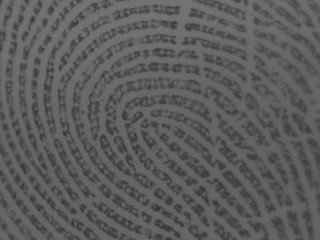
#> input picture algorithm/Fingerprints/1.bmp, 320 x 240 px, found by its file name; its folder holds only this picture in this run
$ jupyter execute --allow-errors poincare.ipynb
#> lines starting #> are read from the running program, lines starting #| are printed output that depends on the picture; after the words box and inside, x2 and y2 are one past the last pixel; in counts of white or black regions, pixels touching at a corner belong together
#> in poincare_indices, img is the input picture: shape (240, 320); min 52, max 122, mean 92
[cell 1]
import cv2
from cv2 import imshow as cv2_imshow
import numpy
import math
import numpy as np
import matplotlib.pyplot as plt
import torchvision
import os

[cell 2]
def otsu(img):
  img = np.array(img)
  pxls = img.flatten()
  img_dict = {}
  for i in sorted(pxls):
    if i not in img_dict:
      img_dict[i] = 1
    else:
      img_dict[i] +=1
#> this loop made 76800 passes
#> i on passes 1 to 3: 52, 53, 54
#> after the loop, img_dict = 71 items

  N = 0
  for i in img_dict.values():
    N += i
#> this loop made 71 passes
#> (i, N) on passes 3 to 14: (6, 8), (13, 21), (18, 39), (35, 74), (50, 124), (92, 216), (116, 332), (150, 482), (247, 729), (277, 1006), (362, 1368), (466, 1834)
#> N on passes 1 to 2: 1, 2
#> after the loop, N = 76800
  density = {}
  for i in img_dict.keys():
    density[i] = img_dict[i]/N
#> this loop made 71 passes
#> after the loop, density = 71 items
  mean_l = {}
  weight_l = {}
  sum = 0
  w = 0
  for i in range(len(density)):
    w += density[list(density.keys())[i]]

    weight_l[list(density.keys())[i]] = w
    sum += density[list(density.keys())[i]] * np.sum(pxls)
    numer = 0
    for j in range(i + 1):
      numer += density[list(density.keys())[j]]* np.sum(pxls) * list(density.keys())[j]
    mean_l[list(density.keys())[i]] = numer/sum
#> this loop made 71 passes
#> (w, sum) on passes 1 to 12: (1.3e-05, 92.05), (2.6e-05, 184.1), (0.000104, 736.4), (0.000273, 1933), (0.000508, 3589.8), (0.000964, 6811.4), (0.00161, 11413.7), (0.00281, 19882), (0.00432, 30559.4), (0.00628, 44366.3), (0.00949, 67101.7), (0.0131, 92598.6)
#> after the loop, mean_l = 71 items; sum = 7069155; w = 1; weight_l = 71 items
  mean_r = {}
  dens_l = [(i, density[i]) for i in density]
#> dens_l = 71 pairs, first value 52 to 122, second value 1.3e-05 to 0.0455
  for i in range(len(dens_l)):
    numer = 0
    sum = 0
    if(i < len(dens_l) - 1):
      for j in range(i + 1, len(dens_l)):
        numer += dens_l[j][0]*dens_l[j][1]*np.sum(pxls)
        sum += dens_l[j][1]*np.sum(pxls)
    if(dens_l[i][0] != dens_l[len(dens_l)-1][0]):
      mean_r[dens_l[i][0]] = numer/sum
    else:
      mean_r[dens_l[i][0]] = 0
#> this loop made 71 passes
#> after the loop, mean_r = 71 items
  vars = {}
  for i in mean_l:
    var = (w-weight_l[i])*weight_l[i]*((mean_l[i] - mean_r[i])**2)
    vars[i] = var
#> this loop made 71 passes
#> var on passes 1 to 12: 0.0209, 0.0407, 0.154, 0.386, 0.691, 1.25, 2.01, 3.32, 4.87, 6.77, 9.71, 12.81
#> after the loop, vars = 71 items
  threshold = sorted(vars, key = vars.get)[-1]
#> threshold = 89
  for i in range(len(img)):
    for j in range(len(img[i])):
      if(img[i][j] <= threshold):
        img[i][j] = 0
      else:
        img[i][j] = 255
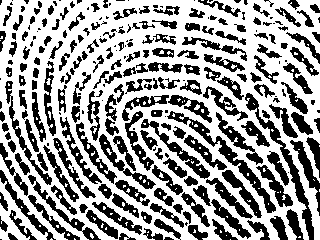
#> img: shape (240, 320); 61.2% white; 259 black regions (72 under 20 px), largest, box (x1, y1, x2, y2) and area: (167, 111, 276, 213) 1123, (245, 93, 314, 240) 1104, (141, 119, 210, 179) 628
  return img

[cell 3]
signum = lambda x: -1 if x < 0 else 1

cells = [(-1, -1), (-1, 0), (-1, 1), (0, 1), (1, 1), (1, 0), (1, -1), (0, -1), (-1, -1)]

def get_angle(left, right):
    angle = left - right
    if abs(angle) > 180:
        angle = -1 * signum(angle) * (360 - abs(angle))
    return angle

[cell 4]
def poincare_index_at(i, j, angles, tolerance):
    deg_angles = [math.degrees(angles[i - k][j - l]) % 180 for k, l in cells]
    index = 0
    for k in range(0, 8):
        if abs(get_angle(deg_angles[k], deg_angles[k + 1])) > 90:
            deg_angles[k + 1] += 180
        index += get_angle(deg_angles[k], deg_angles[k + 1])

    if 180 - tolerance <= index and index <= 180 + tolerance:
        return "loop"
    if -180 - tolerance <= index and index <= -180 + tolerance:
        return "delta"
    if 360 - tolerance <= index and index <= 360 + tolerance:
        return "whorl"
    return "none"

[cell 5]
def calculate_singularities(im, angles, tolerance, W):
    (y, x) = im.shape

    result = cv2.cvtColor(im,cv2.COLOR_GRAY2RGB)
    im = cv2.cvtColor(im, cv2.COLOR_GRAY2RGB)
    colors = {"loop" : (255, 0, 0), "delta" : (0, 255, 0), "whorl": (0, 0, 255)}
    positions = {"loop" : [], "delta" : [], "whorl": [], "none": []}
    for i in range(1, len(angles) - 1):
        for j in range(1, len(angles[i]) - 1):
            singularity = poincare_index_at(i, j, angles, tolerance)
            if singularity != "none":
                kernel = get_kernel(im, (i*W, j*W))
                draw_elipse(result, (i*W, j*W), colors[singularity])
                positions[singularity].append(((i * W, j * W), kernel))
            else:
                kernel = get_kernel(im, (i*W, j*W))
                if(len(positions[singularity])<8):
                    positions[singularity].append(((i * W, j * W), kernel))

    return result, positions

[cell 6]
def get_kernel(image, center):
    (x, y) = center

    kernel = []
    for i in range(max(0, x-8), min(x+8, 239)):
        temp = []
        for j in range(max(0, y - 8), min(y+8, 319)):
            temp.append(list(image[i][j]))
        kernel.append(temp)
    return kernel

[cell 7]
def apply_kernel_at(get_value, kernel, i, j):
    kernel_size = 3
    result = 0
    for k in range(0, kernel_size):
        for l in range(0, kernel_size):
            pixel = get_value(i + k - kernel_size / 2, j + l - kernel_size / 2)
            result += pixel * kernel[k][l]
    return result

[cell 8]
def transpose(ls):
    return map(list, zip(*ls))

[cell 9]
def calculate_angles(im, W, f, g):
#> called with W = 32
    (y, x) = im.shape
#> y = 240; x = 320
    im_load = im
    get_pixel = lambda x, y: im_load[int(y)][int(x)]

    sobelOperator = [[-1, 0, 1], [-2, 0, 2], [-1, 0, 1]]

    ySobel = list(sobelOperator)
    xSobel = list(transpose(sobelOperator))

    result = [[] for i in range(1, x, W)]
#> result = [[], [], [], [], [], [], [], [], [], []]
    G = [[] for i in range(1, x, W)]
#> G = [[], [], [], [], [], [], [], [], [], []]

    for i in range(1, x, W):
        for j in range(1, y, W):
            nominator = 0
            denominator = 0
            for k in range(i, min(i + W , x - 1)):
                for l in range(j, min(j + W, y - 1)):
                    Gx = apply_kernel_at(get_pixel, xSobel, k, l)
                    Gy = apply_kernel_at(get_pixel, ySobel, k, l)

                    nominator += f(Gx, Gy)
                    denominator += g(Gx, Gy)
            angle = (math.pi + math.atan2(nominator, denominator)) / 2
            result[(i - 1) // W].append(angle)

    return result

[cell 10]
def draw_elipse(image, center, color):
  (x, y) = center
  cv2.ellipse(image, (x, y), (16, 16), 0, 0, 360, color, 2)

[cell 11]
def poincare_indices(url):
  img = cv2.imread(url, cv2.COLOR_BGR2GRAY)
  blockSize = 32
  f = lambda x, y: 2 * x * y
  g = lambda x, y: x ** 2 - y ** 2
  img = otsu(img)

  angles = calculate_angles(img, blockSize, f, g)
  img_t = cv2.cvtColor(img,cv2.COLOR_GRAY2RGB)
  colors = {"loop" : (255, 0, 0), "delta" : (0, 255, 0), "whorl": (0, 0, 255)}
  result, positions = calculate_singularities(img, angles, 1, blockSize)
#> the loop in calculate_singularities, `for i in range(1, len(angles) - 1):` made 8 passes
#> after the loop in calculate_singularities, `for i in range(1, len(angles) - 1):`:
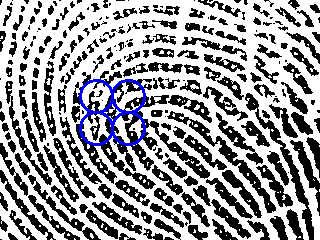
#> result: shape (240, 320, 3); mean B, G, R 157.4, 153.8, 153.8

  return positions

[cell 12]
path = r'C:\Users\Arsalan\Desktop\Research\Fingerprints'
pics = os.listdir(path)
count = 0
for img in pics:
    img_p = path+ "\\" + img
    try:
        positions = poincare_indices(img_p)
        add_to_dataset(img, positions, count)
        count += 1
    except:
        print(img)

[cell 13]
def add_to_dataset(img, positions, count):
    path_pores = r'C:\Users\Arsalan\Desktop\Research\Pores'
    with open('Pores.csv', 'a') as file1:
        i = 0
        sing_int = 0
        for singularity in positions:
            for each in positions[singularity]:
                path_res = os.path.join(path_pores, img[:-4] + '_' + str(i) + '.jpg')
                cv2.imwrite(path_res, numpy.array(each[1]))
                file1.write(path_res + ", " + str(sing_int) + '\n')
                i+=1
            sing_int+=1

[cell 14]
pores = [[], [], [], []]
#> (the rest of this cell did not finish here and is left out)

[cell 15]
for i in pores:
    print(len(i), end=' ')

$ run again, on algorithm/Fingerprints/13.bmp
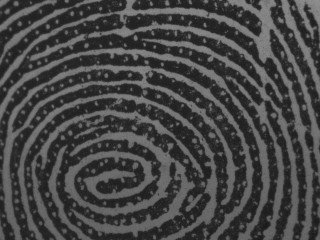
#> input picture algorithm/Fingerprints/13.bmp, 320 x 240 px, found by its file name
#> in poincare_indices, img is the input picture: shape (240, 320); min 23, max 144, mean 69.6
#> the loop in otsu, `for i in sorted(pxls):` made 76800 passes
#> i on passes 1 to 3: 23, 23, 23
#> after the loop in otsu, `for i in sorted(pxls):`: img_dict = 122 items
#> the loop in otsu, `for i in img_dict.values():` made 122 passes
#> (i, N) on passes 1 to 8: (3, 3), (3, 6), (4, 10), (12, 22), (36, 58), (73, 131), (174, 305), (335, 640)
#> after the loop in otsu, `for i in img_dict.values():`: N = 76800
#> the loop in otsu, `for i in img_dict.keys():` made 122 passes
#> after the loop in otsu, `for i in img_dict.keys():`: density = 122 items
#> the loop in otsu, `for i in range(len(density)):` made 122 passes
#> (w, sum) on passes 1 to 8: (3.91e-05, 208.8), (7.81e-05, 417.6), (0.00013, 696), (0.000286, 1531.3), (0.000755, 4037), (0.00171, 9118.1), (0.00397, 21229.3), (0.00833, 44546.7)
#> after the loop in otsu, `for i in range(len(density)):`: sum = 5345600; w = 1; weight_l = 122 items
#> dens_l = 122 pairs, first value 23 to 144, second value 1.3e-05 to 0.0403
#> the loop in otsu, `for i in range(len(dens_l)):` made 122 passes
#> after the loop in otsu, `for i in range(len(dens_l)):`: mean_r = 122 items
#> the loop in otsu, `for i in mean_l:` made 122 passes
#> var on passes 1 to 8: 0.0848, 0.166, 0.27, 0.567, 1.42, 3.07, 6.82, 13.74
#> threshold = 75
#> after the loop in otsu, `for i in range(len(img)):`:
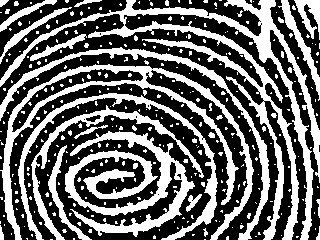
#> img: shape (240, 320); 40.9% white; 344 white regions (314 under 20 px), largest, box (x1, y1, x2, y2) and area: (0, 0, 320, 240) 8992, (65, 131, 195, 237) 5037, (0, 64, 254, 240) 4765
#> the loop in calculate_singularities, `for i in range(1, len(angles) - 1):` made 8 passes
#> after the loop in calculate_singularities, `for i in range(1, len(angles) - 1):`:
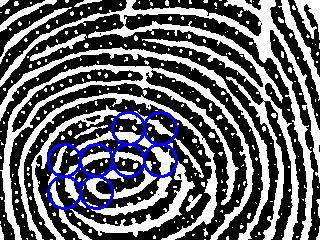
#> result: shape (240, 320, 3); mean B, G, R 108.4, 101.1, 101.1

$ run again, on algorithm/Fingerprints/14.bmp
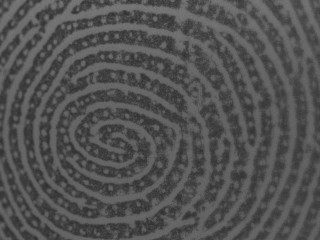
#> input picture algorithm/Fingerprints/14.bmp, 320 x 240 px, found by its file name
#> in poincare_indices, img is the input picture: shape (240, 320); min 45, max 124, mean 82.3
#> the loop in otsu, `for i in sorted(pxls):` made 76800 passes
#> i on passes 1 to 3: 45, 45, 46
#> after the loop in otsu, `for i in sorted(pxls):`: img_dict = 80 items
#> the loop in otsu, `for i in img_dict.values():` made 80 passes
#> (i, N) on passes 1, 4, 5, 6, 7, 8, 9, 10: (2, 2), (15, 21), (18, 39), (42, 81), (78, 159), (152, 311), (210, 521), (317, 838)
#> after the loop in otsu, `for i in img_dict.values():`: N = 76800
#> the loop in otsu, `for i in img_dict.keys():` made 80 passes
#> after the loop in otsu, `for i in img_dict.keys():`: density = 80 items
#> the loop in otsu, `for i in range(len(density)):` made 80 passes
#> (w, sum) on passes 1 to 8: (2.6e-05, 164.6), (5.21e-05, 329.3), (7.81e-05, 493.9), (0.000273, 1728.7), (0.000508, 3210.4), (0.00105, 6667.8), (0.00207, 13088.6), (0.00405, 25601)
#> after the loop in otsu, `for i in range(len(density)):`: sum = 6322056; w = 1; weight_l = 80 items
#> dens_l = 80 pairs, first value 45 to 124, second value 1.3e-05 to 0.0287
#> the loop in otsu, `for i in range(len(dens_l)):` made 80 passes
#> after the loop in otsu, `for i in range(len(dens_l)):`: mean_r = 80 items
#> the loop in otsu, `for i in mean_l:` made 80 passes
#> var on passes 1 to 8: 0.0363, 0.0706, 0.103, 0.333, 0.593, 1.16, 2.16, 3.99
#> threshold = 83
#> after the loop in otsu, `for i in range(len(img)):`:
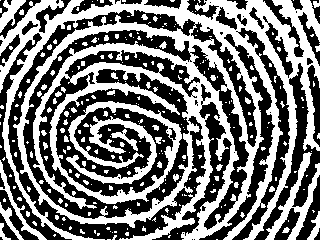
#> img: shape (240, 320); 46.7% white; 273 white regions (228 under 20 px), largest, box (x1, y1, x2, y2) and area: (0, 0, 320, 240) 29224, (66, 116, 157, 184) 1452, (265, 152, 320, 240) 1207
#> the loop in calculate_singularities, `for i in range(1, len(angles) - 1):` made 8 passes
#> after the loop in calculate_singularities, `for i in range(1, len(angles) - 1):`:
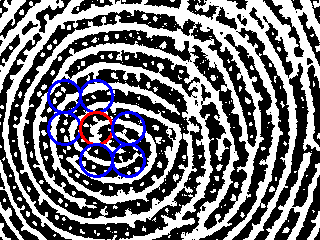
#> result: shape (240, 320, 3); mean B, G, R 122, 116.4, 117.3

$ run again, on algorithm/Fingerprints/15.bmp
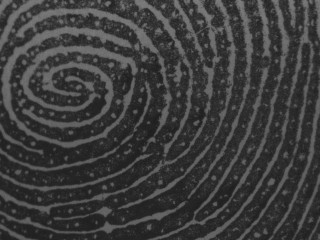
#> input picture algorithm/Fingerprints/15.bmp, 320 x 240 px, found by its file name
#> in poincare_indices, img is the input picture: shape (240, 320); min 25, max 130, mean 60.6
#> the loop in otsu, `for i in sorted(pxls):` made 76800 passes
#> i on passes 1 to 3: 25, 25, 25
#> after the loop in otsu, `for i in sorted(pxls):`: img_dict = 105 items
#> the loop in otsu, `for i in img_dict.values():` made 105 passes
#> (i, N) on passes 1 to 8: (4, 4), (7, 11), (11, 22), (39, 61), (82, 143), (192, 335), (405, 740), (748, 1488)
#> after the loop in otsu, `for i in img_dict.values():`: N = 76800
#> the loop in otsu, `for i in img_dict.keys():` made 105 passes
#> i on passes 1 to 8: 25, 27, 28, 29, 30, 31, 32, 33
#> after the loop in otsu, `for i in img_dict.keys():`: density = 105 items
#> the loop in otsu, `for i in range(len(density)):` made 105 passes
#> (w, sum) on passes 1 to 8: (5.21e-05, 242.4), (0.000143, 666.6), (0.000286, 1333.2), (0.000794, 3696.7), (0.00186, 8666.1), (0.00436, 20301.7), (0.00964, 44845.6), (0.0194, 90176)
#> after the loop in otsu, `for i in range(len(density)):`: sum = 4654244; w = 1; weight_l = 105 items
#> dens_l = 105 pairs, first value 25 to 130, second value 1.3e-05 to 0.0345
#> the loop in otsu, `for i in range(len(dens_l)):` made 105 passes
#> after the loop in otsu, `for i in range(len(dens_l)):`: mean_r = 105 items
#> the loop in otsu, `for i in mean_l:` made 105 passes
#> (i, var) on passes 1 to 8: (25, 0.066), (27, 0.169), (28, 0.321), (29, 0.828), (30, 1.83), (31, 4.03), (32, 8.4), (33, 16.04)
#> threshold = 70
#> after the loop in otsu, `for i in range(len(img)):`:
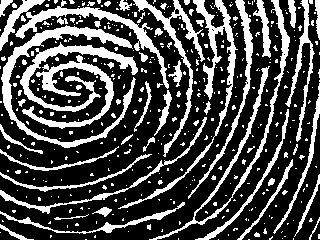
#> img: shape (240, 320); 29.5% white; 423 white regions (365 under 20 px), largest, box (x1, y1, x2, y2) and area: (1, 25, 136, 148) 2310, (0, 0, 169, 89) 1995, (149, 0, 290, 240) 1805
#> the loop in calculate_singularities, `for i in range(1, len(angles) - 1):` made 8 passes
#> after the loop in calculate_singularities, `for i in range(1, len(angles) - 1):`:
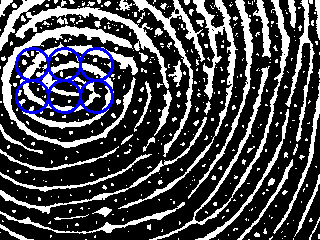
#> result: shape (240, 320, 3); mean B, G, R 77.9, 72.5, 72.5

$ run again, on algorithm/Fingerprints/10.bmp
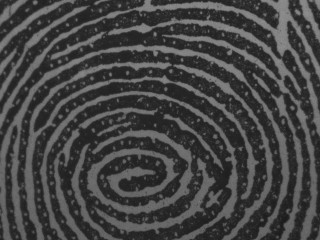
#> input picture algorithm/Fingerprints/10.bmp, 320 x 240 px, found by its file name
#> in poincare_indices, img is the input picture: shape (240, 320); min 25, max 145, mean 67.9
#> the loop in otsu, `for i in sorted(pxls):` made 76800 passes
#> i on passes 1 to 3: 25, 26, 26
#> after the loop in otsu, `for i in sorted(pxls):`: img_dict = 120 items
#> the loop in otsu, `for i in img_dict.values():` made 120 passes
#> (i, N) on passes 2 to 9: (10, 11), (10, 21), (28, 49), (54, 103), (120, 223), (223, 446), (421, 867), (770, 1637)
#> after the loop in otsu, `for i in img_dict.values():`: N = 76800
#> the loop in otsu, `for i in img_dict.keys():` made 120 passes
#> after the loop in otsu, `for i in img_dict.keys():`: density = 120 items
#> the loop in otsu, `for i in range(len(density)):` made 120 passes
#> (w, sum) on passes 1 to 8: (1.3e-05, 67.92), (0.000143, 747.1), (0.000273, 1426.2), (0.000638, 3327.9), (0.00134, 6995.4), (0.0029, 15145.4), (0.00581, 30290.7), (0.0113, 58883.6)
#> after the loop in otsu, `for i in range(len(density)):`: sum = 5215985; w = 1; weight_l = 120 items
#> dens_l = 120 pairs, first value 25 to 145, second value 1.3e-05 to 0.0416
#> the loop in otsu, `for i in range(len(dens_l)):` made 120 passes
#> after the loop in otsu, `for i in range(len(dens_l)):`: mean_r = 120 items
#> the loop in otsu, `for i in mean_l:` made 120 passes
#> var on passes 1 to 8: 0.024, 0.253, 0.471, 1.05, 2.12, 4.37, 8.36, 15.55
#> threshold = 75
#> after the loop in otsu, `for i in range(len(img)):`:
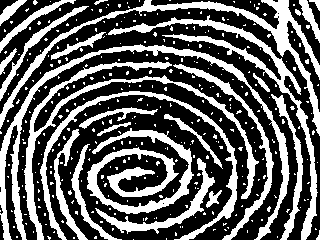
#> img: shape (240, 320); 37.2% white; 355 white regions (329 under 20 px), largest, box (x1, y1, x2, y2) and area: (0, 44, 290, 240) 3894, (0, 0, 320, 136) 3398, (87, 128, 194, 214) 3232
#> the loop in calculate_singularities, `for i in range(1, len(angles) - 1):` made 8 passes
#> after the loop in calculate_singularities, `for i in range(1, len(angles) - 1):`:
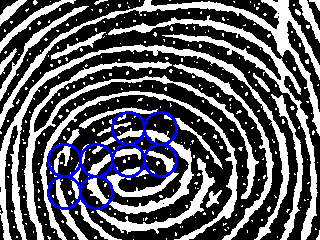
#> result: shape (240, 320, 3); mean B, G, R 99.5, 92.2, 92.2
